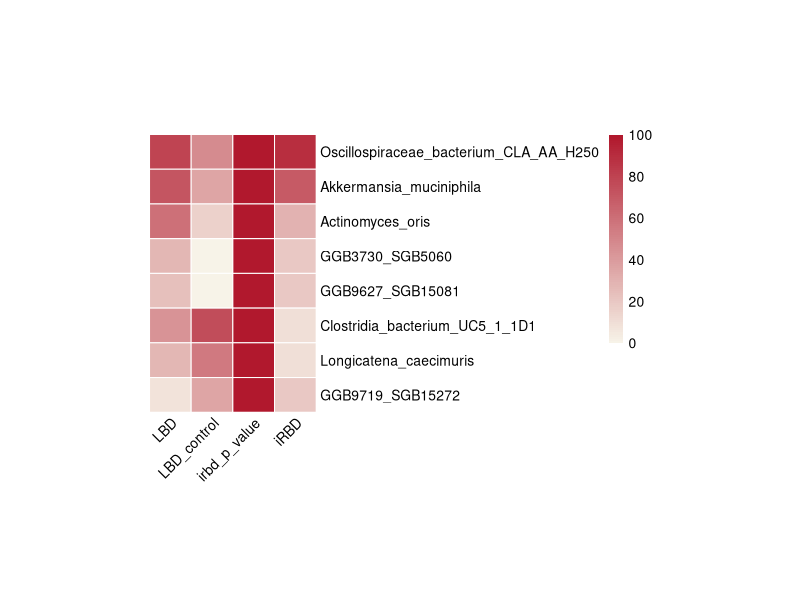
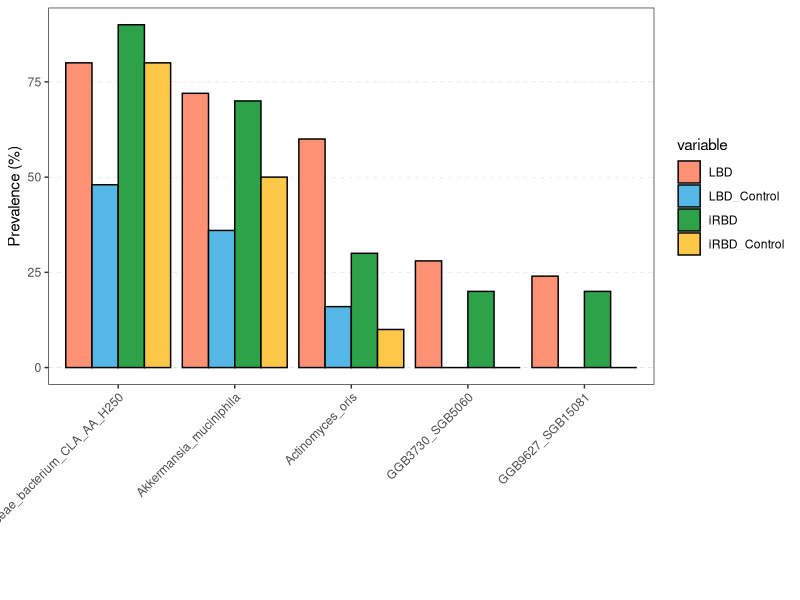
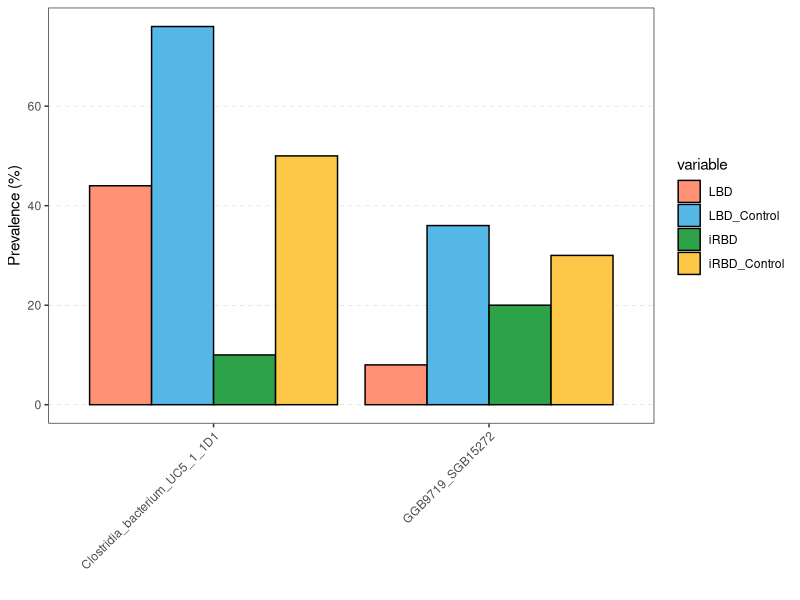

Source code (R) for these figures, in order:
library(pheatmap)
library(reshape2)
library(ggplot2)
library(dplyr)
library(tidyr)
library(ggpubr)

####################################################################
setwd("../2-microbial_taxa_analysis")
####################################################################

# 1. Read the preprocessed species relative abundance data
species_all <- read.csv(file = "species_preprocessed.csv", row.names = 1, header = T)

# 2. Read the taxonomy information
taxonomy <- read.csv(file = "../0-raw_data/taxonomy_info.csv")

# 3. Read the metadata
metadata <- read.csv(file = "../0-raw_data/imputed_BMI_metadata.csv", sep = ",", header = T, row.names = 1)

# 4. Change the relative abundance data to prevalence data
species_only <- species_all[, c(1:(ncol(species_all)-33))]
dim(species_only)
species_prevalence <- as.data.frame(ifelse(species_only > 0, 1, 0))
dim(species_prevalence)

# 7. Add metadata to the prevalence data
prevalence_all <- merge(species_prevalence, metadata, by = "row.names", all = T)
rownames(prevalence_all) <- prevalence_all$Row.names
prevalence_all <- prevalence_all[, -1]
View(prevalence_all)

###############################################################################

# Find the bacterial species that are passing the prevalence cut-off (10%)

prevalence_cutoff <- function(prev_data, metadata) {

  # Filter species columns based on prevalence cut-off (10%)
  filtered_data <- prev_data[, c(1:(ncol(prev_data)-33))][, colSums(prev_data[, c(1:(ncol(prev_data)-33))] > 0) >= 0.1*nrow(prev_data)]
  
  # Add metadata back to the filtered data
  result_df <- merge(filtered_data, metadata, by = "row.names", all = F)
  
  # Set row names and remove the first column (Row.names)
  rownames(result_df) <- result_df$Row.names
  result_df <- result_df[, -1]
  
  return(result_df)
  
}

fisher_exact_test <- function(filtered_data, file_name, name1, name2, condition_levels = c("lbd", "lbd_control")) {
  
  # Extract species columns and condition column
  # Assumes last 33 columns are metadata; keep species + condition
  fisher_data <- filtered_data[, c(1:(ncol(filtered_data) - 33), ncol(filtered_data) - 30)]
  
  # Ensure condition column is a factor with specified levels
  fisher_data$condition <- factor(fisher_data$condition, levels = condition_levels)
  
  # Initialize output vectors
  p_values <- character()
  species_names <- character()
  group1_perc <- numeric()
  group2_perc <- numeric()
  
  # Iterate over each species column
  for (i in 1:(ncol(fisher_data) - 1)) {
    
    species_names[i] <- colnames(fisher_data)[i]
    
    # Build contingency table: presence/absence vs condition
    fisher_table <- as.matrix(table(fisher_data[, i], fisher_data$condition))
    
    # Normalize table to get column-wise percentages
    perc <- sweep(fisher_table, 2, colSums(fisher_table), FUN = "/")
    
    # Handle case when only one unique value (e.g., all 0s or 1s)
    if (nrow(fisher_table) < 2) {
      p_values[i] <- NA
      group1_perc[i] <- perc[1, 1]
      group2_perc[i] <- perc[1, 2]
    } else {
      p_values[i] <- fisher.test(fisher_table)[["p.value"]]
      group1_perc[i] <- perc[2, 1]
      group2_perc[i] <- perc[2, 2]
    }
  }
  
  # Combine results into a dataframe
  results <- data.frame(
    species = species_names,
    p_value = p_values,
    group1_perc,
    group2_perc,
    stringsAsFactors = FALSE
  )
  
  results$qval <- p.adjust(results$p_value, method = "BH")
  # Rename group columns using user-defined names
  colnames(results)[3:4] <- c(name1, name2)
  
  # Save results to CSV
  write.csv(results, file = file_name, row.names = FALSE)
  
  # Return results
  return(results)
}

###############################################################################

# LBD vs. Control

###############################################################################

# 1. Create the folder if not exist
folder_name <- "3-lbd_vs_control_diff_prevalence_results"
folder <- file.path(".", folder_name)

# Check if the folder already exists
if (!file.exists(folder)) {
  # If it doesn't exist, create the folder
  dir.create(folder)
}

# 2. Extract data for LBD and controls
lbd_vs_control_prev <- prevalence_all[prevalence_all$con %in% c("lbd", "lbd_control"), ]
dim(lbd_vs_control_prev)

# 3. Select microbial taxa that are passing the prevalence cut-off (10%)
lbd_vs_control_prev_filtered <- prevalence_cutoff(lbd_vs_control_prev, metadata)
dim(lbd_vs_control_prev_filtered)

# 4. Fisher's exact test
lbd_vs_control_prev_results <- fisher_exact_test(lbd_vs_control_prev_filtered, "./3-lbd_vs_control_diff_prevalence_results/lbd_vs_control_prevalence_results.csv", "LBD", "LBD_control", condition_levels = c("lbd", "lbd_control"))

# 5. Select significant prevalent species
sig_lbd_vs_control_prev <- lbd_vs_control_prev_results[lbd_vs_control_prev_results$p_value < 0.05, ]

# 5.1 Order the significant prevalent species by p-value and remove rows with all NA values
sig_lbd_vs_control_prev_ordered <- sig_lbd_vs_control_prev[order(sig_lbd_vs_control_prev$p_value), ]
sig_lbd_vs_control_prev_ordered_done <- sig_lbd_vs_control_prev_ordered[rowSums(is.na(sig_lbd_vs_control_prev_ordered)) != ncol(sig_lbd_vs_control_prev_ordered), ]

# 5.2 Save the significant prevalent species to a CSV file
write.csv(sig_lbd_vs_control_prev_ordered_done, file = "./3-lbd_vs_control_diff_prevalence_results/sig_lbd_vs_control_prev.csv", row.names = F)

###############################################################################

# iRBD vs. Control

###############################################################################

# 1. Create the folder if not exist
folder_name <- "4-irbd_vs_control_diff_prevalence_results"
folder <- file.path(".", folder_name)

# Check if the folder already exists
if (!file.exists(folder)) {
  # If it doesn't exist, create the folder
  dir.create(folder)
}

# 2. Extract data for iRBD and their controls
irbd_vs_control_prev <- prevalence_all[prevalence_all$condition %in% c("irbd", "irbd_control"), ]
dim(irbd_vs_control_prev)

# 3. Select microbial taxa that are passing the prevalence cut-off (10%)
irbd_vs_control_prev_filtered <- prevalence_cutoff(irbd_vs_control_prev, metadata)
dim(irbd_vs_control_prev_filtered)

# 4. Fisher's exact test
irbd_vs_control_prev_results <- fisher_exact_test(irbd_vs_control_prev_filtered, "./4-irbd_vs_control_diff_prevalence_results/irbd_vs_control_prevalence_results.csv", "iRBD", "iRBD_control", condition_levels = c("irbd", "irbd_control"))

# 5. Select significant prevalent species
sig_irbd_vs_control_prev <- irbd_vs_control_prev_results[irbd_vs_control_prev_results$p_value < 0.05, ]

# 5.1 Order the significant prevalent species by p-value and remove rows with all NA values
sig_irbd_vs_control_prev_ordered <- sig_irbd_vs_control_prev[order(sig_irbd_vs_control_prev$p_value), ]
sig_irbd_vs_control_prev_ordered_done <- sig_irbd_vs_control_prev_ordered[rowSums(is.na(sig_irbd_vs_control_prev_ordered)) != ncol(sig_irbd_vs_control_prev_ordered), ]

# 5.2 Save the significant prevalent species to a CSV file
write.csv(sig_irbd_vs_control_prev_ordered_done, file = "./4-irbd_vs_control_diff_prevalence_results/sig_irbd_vs_control_prev.csv", row.names = F)

# 6. Species are more prevalent in both LBD and iRBD
intersect(sig_lbd_vs_control_prev_ordered_done$species, sig_irbd_vs_control_prev_ordered_done$species)

###############################################################################

# Combine LBD and iRBD results together

###############################################################################

# 1. 
sig_species_all <- c(sig_lbd_vs_control_prev_ordered_done$species, sig_irbd_vs_control_prev_ordered_done$species)

# 2. 
lbd_df <- lbd_vs_control_prev_filtered[, colnames(lbd_vs_control_prev_filtered) %in% c(sig_species_all, "condition")]

# 3. 
lbd_results <- lbd_df %>%
  pivot_longer(-condition, names_to = "species", values_to = "presence") %>%
  group_by(condition, species) %>%
  summarise(prevalence = mean(presence) * 100, .groups = "drop") %>%
  pivot_wider(names_from = condition, values_from = prevalence)

# 4. 
irbd_df <- irbd_vs_control_prev_filtered[, colnames(irbd_vs_control_prev_filtered) %in% c(sig_species_all, "condition")]

# 5. 
irbd_results <- irbd_df %>%
  pivot_longer(-condition, names_to = "species", values_to = "presence") %>%
  group_by(condition, species) %>%
  summarise(prevalence = mean(presence) * 100, .groups = "drop") %>%
  pivot_wider(names_from = condition, values_from = prevalence)

# 6. 
lbd_irbd_df <- merge(lbd_results, irbd_results, by = "species", all = T)

# 7. 
lbd_irbd_long_df <- melt(lbd_irbd_df, id.vars = "species")

# 8. 
lbd_irbd_long_done <- lbd_irbd_long_df %>%
  mutate(variable = case_when(
    variable == "lbd" ~ "LBD",
    variable == "irbd" ~ "iRBD",
    variable == "lbd_control" ~ "LBD_Control",
    variable == "irbd_control" ~ "iRBD_Control",
    TRUE ~ variable  # leave other values unchanged
  ))

# 9. 
lbd_irbd_long_done$variable <- factor(lbd_irbd_long_done$variable, levels = c("LBD", "LBD_Control", "iRBD", "iRBD_Control"))

###############################################################################

# Species gradually increase or decrease from iRBD to LBD

###############################################################################

# 1. Define species increase gradually from iRBD to LBD
group1 <- c("Oscillospiraceae_bacterium_CLA_AA_H250", "Akkermansia_muciniphila", "Actinomyces_oris", "GGB3730_SGB5060", "GGB9627_SGB15081")

# Filter data for selected species
lbd_irbd_long_done_g1 <- lbd_irbd_long_done[lbd_irbd_long_done$species %in% group1, ]

# Get species order based on decreasing value in LBD group
order1 <- lbd_irbd_long_done_g1 %>%
  filter(variable == "LBD") %>%
  arrange(desc(value)) %>%
  pull(species)

# Apply factor levels to reorder species
lbd_irbd_long_done_g1$species <- factor(lbd_irbd_long_done_g1$species, levels = order1)

pdf(file = "barplot_group1.pdf", width = 10, height = 6)
plot <- ggplot(lbd_irbd_long_done_g1, 
               aes(x = species, y = value, fill = variable)) +
  geom_bar(stat = "identity", position = position_dodge(), color = "black") +
  labs(x = "", y = "Prevalence (%)") +
  theme_bw() + 
  theme(axis.text.x = element_text(angle = 45, hjust = 1), 
        panel.grid.major.y = element_line(linetype = "dashed", color = "gray70", linewidth = 0.1),
        panel.grid.major.x = element_blank(), 
        panel.grid.minor = element_blank()) + 
  scale_fill_manual(values = c("LBD" = "#ff9274", 
                               "LBD_Control" = "#55b7e6",
                               "iRBD" = "#2DA248",
                               "iRBD_Control" = "#fdc848"))
print(plot)
dev.off()

group2 <- c("Clostridia_bacterium_UC5_1_1D1", "Longicatena_caecimuris", "GGB9719_SGB15272")

# Filter data for selected species
lbd_irbd_long_done_g2 <- lbd_irbd_long_done[lbd_irbd_long_done$species %in% group2, ]

# Get species order based on decreasing value in LBD group
order1 <- lbd_irbd_long_done_g2 %>%
  filter(variable == "LBD") %>%
  arrange(desc(value)) %>%
  pull(species)

# Apply factor levels to reorder species
lbd_irbd_long_done_g2$species <- factor(lbd_irbd_long_done_g2$species, levels = order1)

pdf(file = "barplot_group2.pdf", width = 8, height = 6)
plot <- ggplot(lbd_irbd_long_done_g2, 
               aes(x = species, y = value, fill = variable)) +
  geom_bar(stat = "identity", position = position_dodge(), color = "black") +
  labs(x = "", y = "Prevalence (%)") +
  theme_bw() + 
  theme(axis.text.x = element_text(angle = 45, hjust = 1), 
        panel.grid.major.y = element_line(linetype = "dashed", color = "gray70", linewidth = 0.1),
        panel.grid.major.x = element_blank(), 
        panel.grid.minor = element_blank()) + 
  scale_fill_manual(values = c("LBD" = "#ff9274", 
                               "LBD_Control" = "#55b7e6",
                               "iRBD" = "#2DA248",
                               "iRBD_Control" = "#fdc848"))
print(plot)
dev.off()


group <- c(group1, group2)
lbd_df <- lbd_vs_control_prev_results[lbd_vs_control_prev_results$species %in% group, ]
colnames(lbd_df)[2] <- "lbd_p_value"
irbd_df <- irbd_vs_control_prev_results[irbd_vs_control_prev_results$species %in% group, ]
colnames(irbd_df)[2] <- "irbd_p_value"

lbd_irbd_df <- merge(lbd_df, irbd_df, by = "species", all = T)
lbd_irbd_df_done <- lbd_irbd_df[, c(1, 3, 4, 6, 7)]

lbd_irbd_df_done$species <- factor(lbd_irbd_df_done$species, levels = c(group))
lbd_irbd_df_done_ordered <- lbd_irbd_df_done %>% arrange(species)
write.csv(lbd_irbd_df_done_ordered, file = "lbd_and_irbd_prev_species.csv", row.names = F)

pdf(file = "heatmap_all_lbd_and_irbd.pdf", width = 5.5, height = 3)
pheatmap(data.matrix(lbd_irbd_df_done_ordered[2:5]), 
         color = colorRampPalette(c("#f7f3e8", "#b1182d"))(100), 
         border_color = "white",
         cluster_rows = F, 
         cluster_cols = F, 
         cellwidth = 30, cellheight = 25,
         scale = "none", 
         main = "",
         angle_col = "45",
         labels_row = lbd_irbd_df_done_ordered$species,
         breaks = seq(0, 1, length.out = 101),
         legend_breaks = seq(0, 1, 0.2),                   # ticks at 0,0.2,…,1
         legend_labels = seq(0, 100, 20))
dev.off()
